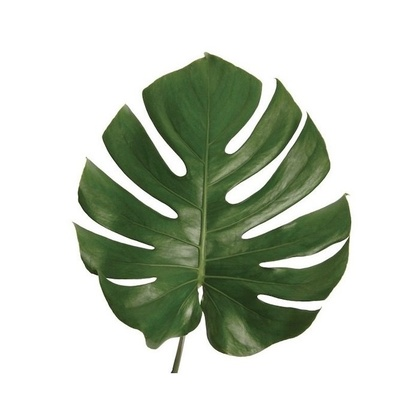
%> input picture leaf.jpg, 420 x 420 px, shrunk from 700 x 700 before the run
$ octave FPMain.m   (GNU Octave 9; MATLAB toolbox functions it lacks are replaced by stand-ins)
%> lines starting %> are read from the running program, lines starting %| are printed output that depends on the picture; in (x1, y1, x2, y2) boxes, pixels count from 0 and x2, y2 are one past the last pixel; in counts of white or black regions, pixels touching at a corner belong together; the program's own positions count from 1
%> further down, I is the input picture: size 420x420x3 uint8; mean R, G, B 199.2, 206.2, 193.8
### imCoordinates.m
function [B] = imCoordinates(I,yOffset,xOffset,imWidth, res);
%> called with yOffset = 8, xOffset = 8, imWidth = 15, res = 1
% Returs B a cell array containing the cartesian coordinates in [cm] for paths
% found in image I.  YOffset,and xOffset are the catesian offset values
% given in [cm] from the robot's origin.  ImWidth is the image width in
% [cm] used to convert pixles to [cm] (a square image is expected).  Res is
% the number of way pionts to keep .  For example setting res to 5 would
% keep every 5th way point.
%Get length of largest array dimension
imLen = length(I);
%> imLen = 420
I=flipud(I);
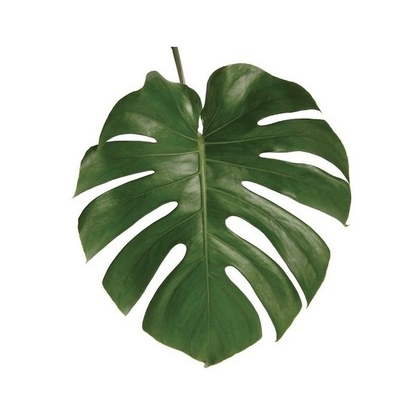
%> I: size 420x420x3 uint8; mean R, G, B 199.2, 206.2, 193.8; mean of the top-left, top-right, bottom-left and bottom-right quarters 199.6, 190, 201.9, 207.5

%Find edges in grayscale image using Canny method and specified thresholds
[BW,thre] = edge(rgb2gray(I),'Canny',[0.0813 0.1281]);
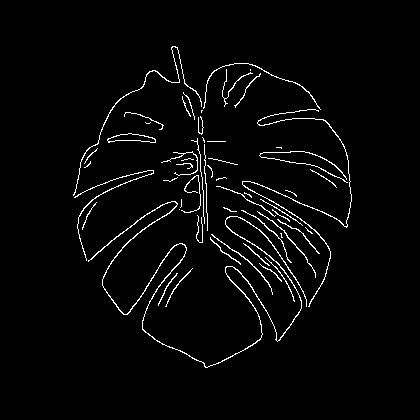
%> BW: size 420x420 logical; 2.8% white in thin lines or dots, all inside (x1, y1, x2, y2) = (73, 46, 352, 368)
%> thre = [0.0813 0.128]

%Get the image skeleton
BW2 = bwmorph(BW,'skel',Inf);
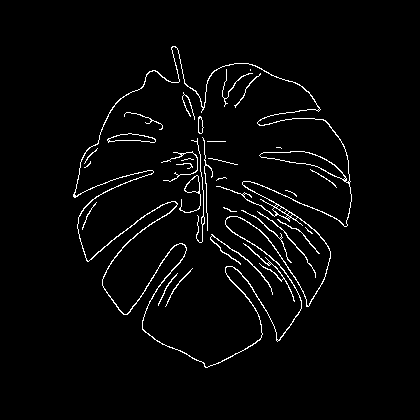
%> BW2: size 420x420 logical; 2.8% white in thin lines or dots, all inside (x1, y1, x2, y2) = (73, 46, 352, 368)

%Remove spur pixels from image skeleton
BW3 = bwmorph(BW2,'spur',3);

%Find branch points of image skeleton
%> the run ends on the next line
branchPoints = bwmorph(BW3,'branch',1);

%Dilate branch locations with a disk-shaped structuring
branchPoints = imdilate(branchPoints,strel('disk',1));

%Remove branch points
BW3 = BW3 & ~branchPoints;

%Removes all connected components (objects) that have fewer than P pixels
BWseg = bwareaopen(BW3,10);

%Trace region boundaries in binary image do not include the boundaries of holes inside other objects.
[B,L] = bwboundaries(BWseg,'noholes');

%Extract a path from the boundary
for i = 1:length(B)
    boundary = B{i};
    edgeind = find(all(circshift(boundary,1)==circshift(boundary,-1),2),1);

    if ~isempty(edgeind)
        boundary = circshift(boundary,-edgeind+1);
        boundary = boundary(1:ceil(end/2),:);
    end
    B{i} = boundary;
end

%Convert pixle indicies to [cm] with x,y origin offsets using resolution of res

for k = 1:length(B)
   b = B{k};
   i=1;
   for j = 1:res:length(b)
       bLR(i,1)= (b(j,1)*(imWidth/imLen))+yOffset;
       bLR(i,2)= (b(j,2)*(imWidth/imLen))+xOffset;
       i=i+1;
   end

   B{k}=bLR;
   clear bLR
end

### FPMain.m

clear;
close all;
clc;


% Input image
I = imread('leaf.jpg');

% Show image
figure(1); imshow(I);

%Place drawing origin relative to robot base frame origin
xOffset = 8; %x offset in [cm] from the robot base frame origin
yOffset = 8; %y offset in [cm] from the robot base frame origin
imDim = 15;  %Set largest size of the image in [cm]

% Get drawing paths boundries and associated coordinates in [cm]
%For leaf.jpg B is a 64 x 1 cell array.  Each of the 64 entries is a path
%to be drawn by the robot
B = imCoordinates(I,yOffset,xOffset,imDim,1); %here argument 1 is the resolution and indicates full resolution.  Higer values give lower resolution
